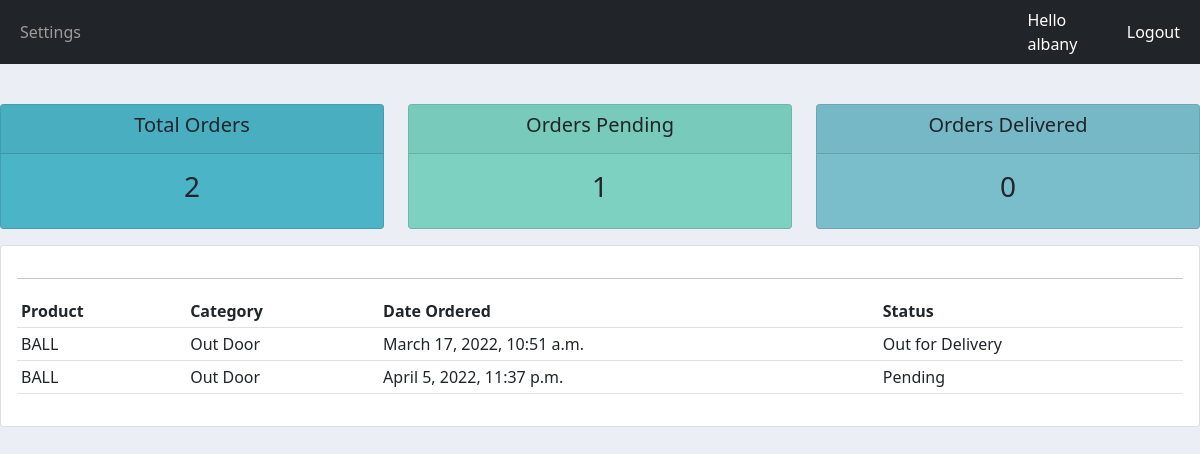
The page /user/ (signed in) on the database its author committed.
### accounts/models.py (models this page shows, shortened)
class Order(models.Model):
    customer = models.ForeignKey(Customer, null=True, on_delete=models.SET_NULL)
    product = models.ForeignKey(Product, null=True, on_delete=models.SET_NULL)
    STATUS = (
        ('Pending','Pending'),
        ('Out for Delivery','Out for Delivery'),
        ('Delivered','Delivered'),
    )
    date_created = models.DateTimeField(auto_now_add=True)
    status = models.CharField(max_length=150, null=True, choices=STATUS)

class Product(models.Model):
    CATEGORY = (
        ('Indoor','Indoor'),
        ('Out Door','Out Door'),
    )
    name = models.CharField(max_length=150, null=True)
    price = models.FloatField(null=True)
    category = models.CharField(max_length=150, null=True, choices = CATEGORY)
    description = models.CharField(max_length=150, null=True, blank=True)
    date_created = models.DateTimeField(auto_now_add=True)
    tags = models.ManyToManyField(Tags)
    def __str__(self):
       return self.name[:]

### accounts/decorators.py (the view)
        def wrapper_func(request,*args,**kwargs):
            group = None
            if request.user.groups.exists():
                group = request.user.groups.all()[0].name
            if group in allowed_role:
                return view_func(request,*args,**kwargs)
            else:
                return HttpResponse("you are not authorized to view this page")

### accounts/views.py (called while the page is built)
@login_required(login_url='login')
@allowed_users(allowed_role=['customer'])
def userPage(request):
    orders = request.user.customer.order_set.all()
    total_order = orders.count()
    total_delivered = orders.filter(status="Delivered").count()
    total_pending = orders.filter(status="Pending").count()
    context = {'orders':orders,'total_order':total_order,'total_delivered':total_delivered,'total_pending':total_pending}
    return render(request,'user.html',context)

### templates/user.html
{% extends 'base.html' %}
{% block content %}
{% include 'status.html' %}
<div class="row">
    <div class="col-md">
        <div class="card card-body">
            <hr>
            <table class="table table-sm">
                <tr>
                    <th>Product</th>
                    <th>Category</th>
                    <th>Date Ordered</th>
                    <th>Status</th>
                </tr>
                {% for order in orders %}
                    <tr>
                        <td>{{order.product}}</td>
                        <td>{{order.product.category}}</td>
                        <td>{{order.date_created}}</td>
                        <td>{{order.status}}</td>
                    </tr>
                {% endfor %}
            </table>
        </div>
    </div>
</div>
{% endblock %}

### templates/navbar.html (shortened to what this page needs)
{% load static %}
<nav class="navbar navbar-expand-lg navbar-dark bg-dark mb-3">
    <div class="container-fluid">
      <div class="collapse navbar-collapse" id="navbarSupportedContent">
        <ul class="navbar-nav me-auto mb-2 mb-lg-0">
          <li class="nav-item">
            {% if request.user.is_staff %}
            <a class="nav-link active" aria-current="page" href="{% url 'home' %}">Dashboard</a>
          </li>
          <li class="nav-item">
            <a class="nav-link" href="{% url 'product' %}">Products</a>
          </li>
          {% else %}
          <li class="nav-item">
            <a class="nav-link" href="{% url 'account_settings' %}">Settings</a>
        </ul>
          {% endif %}
      </div>
    </div>
    <span class="logout-style">Hello {{user.username}}</span>
    <span><a class="logout-style" href="{% url 'logout' %}">Logout</a></span>
  </nav>

### static/css/main.css (style rules this page uses)
.body-style { background-color: #ebeff5; }

### templates/navbar.html (style rules this page uses)
.logout-style { color: white; text-decoration: none; margin-right:20px; }

### rows shown on the page
Order: product "BALL", product.category "Out Door", date_created "March 17, 2022, 10:51 a.m.", status "Out for Delivery"
Order: product "BALL", product.category "Out Door", date_created "April 5, 2022, 11:37 p.m.", status "Pending"

### other values the page prints
{{ user.username }} "albany"
{{ total_order }} "2"
{{ total_pending }} "1"
{{ total_delivered }} "0"
